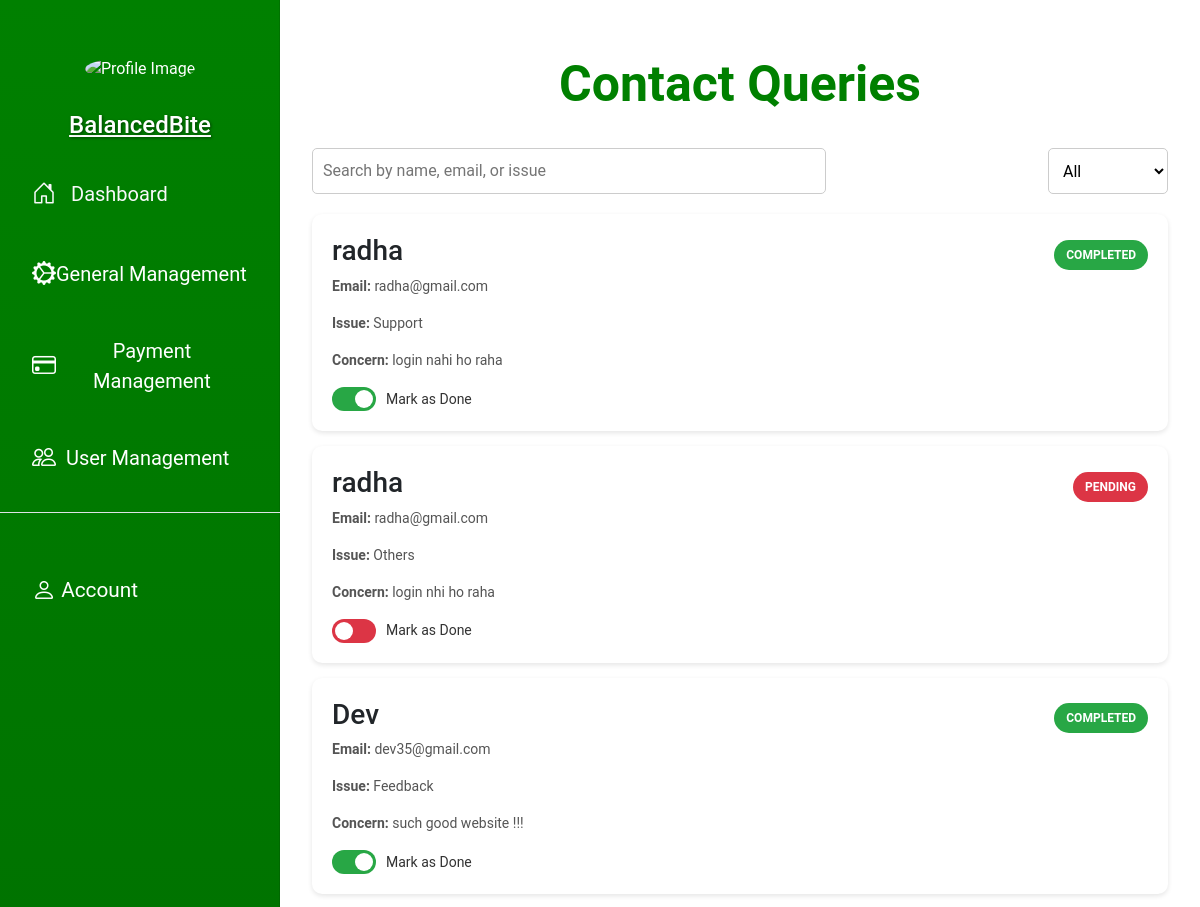
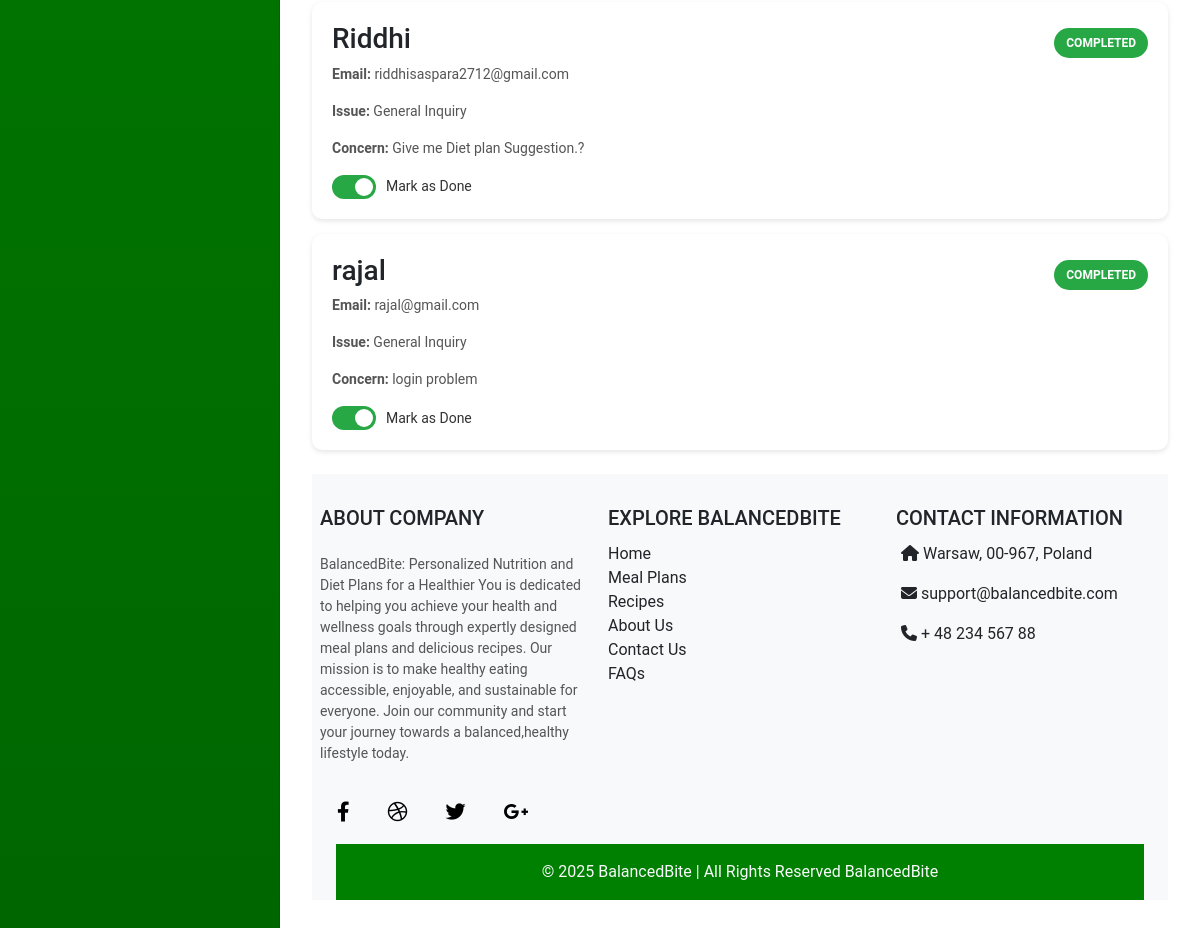
The app's page /admin_contact.php (signed in) with its own data (2 pictures, top to bottom).
### tables this page shows
CREATE TABLE `contact_querytbl` (
  `id` int(11) NOT NULL,
  `name` varchar(50) NOT NULL,
  `email` varchar(55) NOT NULL,
  `issue` varchar(255) DEFAULT NULL,
  `concern` text DEFAULT NULL,
  `status` varchar(20) DEFAULT NULL
);

### admin_contact.php (the view, shortened to what this page needs)
<?php
require('db/dbconnect.php');
$queriesData = "";
$usersQuery = "SELECT * FROM contact_querytbl";
$usersResult = mysqli_query($conn, $usersQuery);
while ($user = mysqli_fetch_assoc($usersResult)) {
    $statusChecked = ($user['status'] == 'Done') ? 'checked' : '';
    $statusText = ($user['status'] == 'Done') ? 'Completed' : 'Pending';
    $statusClass = ($user['status'] == 'Done') ? 'status-done' : 'status-pending';
    $queriesData .= "
    <div class='query-card' data-status='{$user['status']}'>
        <div class='query-header'>
            <h3>{$user['name']}</h3>
            <span class='status-badge {$statusClass}'>{$statusText}</span>
        </div>
        <p><strong>Email:</strong> {$user['email']}</p>
        <p><strong>Issue:</strong> {$user['issue']}</p>
        <p><strong>Concern:</strong> {$user['concern']}</p>
        <div class='toggle-container'>
            <label class='switch'>
                <input type='checkbox' class='status-toggle' data-id='{$user['id']}' {$statusChecked}>
                <span class='slider round'></span>
            </label>
            <span class='toggle-label'>Mark as Done</span>
        </div>
    </div>";
}
?>
<!DOCTYPE html>
<html lang="en">
<head>
    <link rel="stylesheet" href="https://cdnjs.cloudflare.com/ajax/libs/font-awesome/6.0.0/css/all.min.css">
</head>
<body>
    <?php require('component/Adminnav.php'); ?>
    <div class="main-content">
        <div class="container">
            <h1 class="heading">Contact Queries</h1>
            <div class="filter-container">
                <input type="text" id="searchQuery" class="search-box" placeholder="Search by name, email, or issue">
                <select id="filterStatus" class="filter-select">
                    <option value="all">All</option>
                </select>
            </div>
            <div id="queriesContainer">
                <?php echo (!empty($queriesData)) ? $queriesData : "<p style='text-align: center; color: #888;'>No contact queries found.</p>"; ?>
            </div>
        </div>
        <?php require('component/Footer.php'); ?>
    </div>
</body>
</html>

### admin_contact.php (style rules this page uses)
body { font-family: 'Poppins', sans-serif; background-color: #f8f9fa; margin: 0; padding: 0; }
.main-content { margin-left: 280px; padding: 20px; width: calc(100% - 280px); flex: 1; transition: 0.3s; }
.heading { text-align: center; color: rgb(0,128,0); margin: 4%; font-weight: bold; font-size: 50px; }
.filter-container { display: flex; justify-content: space-between; margin-bottom: 20px; }
.search-box { padding: 10px; border: 1px solid #ccc; border-radius: 5px; width: 60%; }
.filter-select { padding: 10px; border: 1px solid #ccc; border-radius: 5px; background: white; }
.query-card { background: #fff; padding: 20px; border-radius: 10px; box-shadow: 0 2px 5px rgba(0, 0, 0, 0.1); margin-bottom: 15px; transition: transform 0.3s ease; }
.query-header { display: flex; justify-content: space-between; align-items: center; }
.status-badge { padding: 6px 12px; font-size: 12px; border-radius: 20px; text-transform: uppercase; font-weight: bold; }
.status-done { background-color: #28a745; color: white; }
.status-pending { background-color: #dc3545; color: white; }
p { font-size: 14px; color: #555; margin: 5px 0; }
.toggle-container { display: flex; align-items: center; margin-top: 10px; }
.toggle-label { margin-left: 10px; font-size: 14px; color: #333; }
.switch { position: relative; display: inline-block; width: 44px; height: 24px; }
.slider { position: absolute; cursor: pointer; top: 0; left: 0; right: 0; bottom: 0; background-color: #dc3545; transition: 0.4s; border-radius: 24px; }
.slider:before { position: absolute; content: ""; height: 18px; width: 18px; left: 3px; bottom: 3px; background-color: white; transition: 0.4s; border-radius: 50%; }
input:checked+.slider { background-color: #28a745; }
input:checked+.slider:before { transform: translateX(20px); }

### component/Adminnav.php (style rules this page uses)
body { display: flex; flex-wrap: wrap; height: 100vh; overflow-x: hidden; font-family: 'Roboto', sans-serif; }

### records on screen
contact_querytbl: name "radha", status "COMPLETED", email "radha@gmail.com", issue "Support", concern "login nahi ho raha"
contact_querytbl: name "radha", status "PENDING", email "radha@gmail.com", issue "Others", concern "login nhi ho raha"
contact_querytbl: name "Dev", status "COMPLETED", email "dev35@gmail.com", issue "Feedback", concern "such good website !!!"
contact_querytbl: name "Riddhi", status "COMPLETED", email "riddhisaspara2712@gmail.com", issue "General Inquiry", concern "Give me Diet plan Suggestion.?"
contact_querytbl: name "rajal", status "COMPLETED", email "rajal@gmail.com", issue "General Inquiry", concern "login problem"
